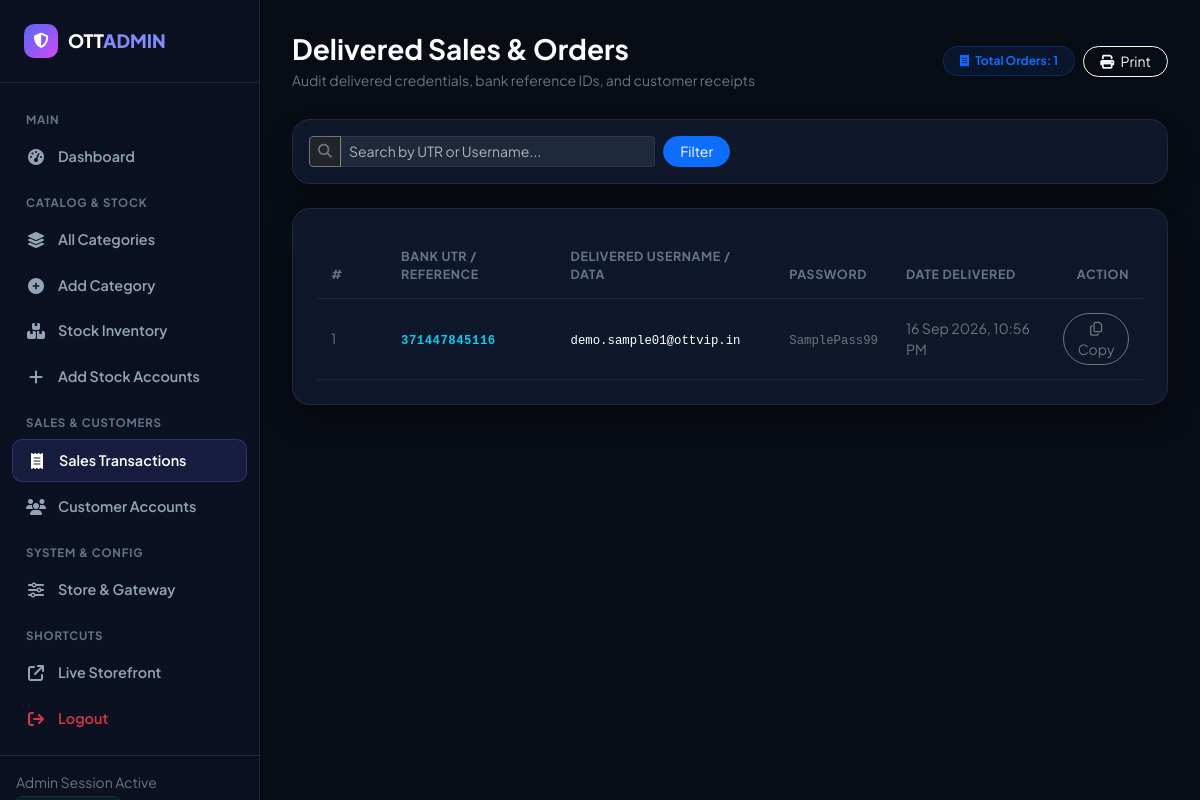
The app's page /_public_html/admin/all_transaction.php (signed in) with its own data.
### tables this page shows
CREATE TABLE `sold` (
  `id` int(11) NOT NULL AUTO_INCREMENT,
  `txn_id` varchar(255) NOT NULL,
  `username` text NOT NULL,
  `password` text NOT NULL,
  `created_at` timestamp DEFAULT CURRENT_TIMESTAMP,
  PRIMARY KEY (`id`),
  KEY `txn_id` (`txn_id`)
);

### _public_html/admin/all_transaction.php (the view, shortened to what this page needs)
<?php
require_once __DIR__ . "/header.php";
$search = trim($_GET['q'] ?? '');
if (!empty($search)) {
    $searchPattern = '%' . $search . '%';
    $stmt = $conn->prepare("SELECT * FROM sold WHERE txn_id LIKE ? OR username LIKE ? ORDER BY id DESC LIMIT 250");
    $stmt->bind_param("ss", $searchPattern, $searchPattern);
    $stmt->execute();
    $salesQuery = $stmt->get_result();
} else {
    $salesQuery = $conn->query("SELECT * FROM sold ORDER BY id DESC LIMIT 250");
}
$totalSold = (int)($conn->query("SELECT COUNT(*) as c FROM sold")->fetch_assoc()['c'] ?? 0);
?>
<div class="top-header">
    <div>
        <h3 class="fw-bold text-white mb-1">Delivered Sales & Orders</h3>
        <p class="text-secondary small mb-0">Audit delivered credentials, bank reference IDs, and customer receipts</p>
    </div>
    <div class="d-flex align-items-center gap-2">
        <span class="badge bg-primary bg-opacity-10 text-primary border border-primary border-opacity-25 px-3 py-2 rounded-pill">
            <i class="fa-solid fa-receipt me-1"></i> Total Orders: <?= $totalSold ?>
        </span>
        <button class="btn btn-outline-light btn-sm px-3 rounded-pill" onclick="window.print()">
            <i class="fa-solid fa-print me-1"></i> Print
        </button>
    </div>
</div>
<div class="dash-card mb-4 p-3">
    <form method="GET" class="row g-2 align-items-center">
        <div class="col-md-5">
            <div class="input-group input-group-sm">
                <span class="input-group-text bg-dark border-secondary text-secondary"><i class="fa-solid fa-search"></i></span>
                <input type="text" name="q" class="form-control form-control-sm" placeholder="Search by UTR or Username..." value="<?= htmlspecialchars($search) ?>">
            </div>
        </div>
        <div class="col-md-2">
            <button type="submit" class="btn btn-primary btn-sm rounded-pill px-3">Filter</button>
        </div>
    </form>
</div>
<div class="dash-card">
    <div class="table-responsive">
        <table class="table table-custom align-middle">
            <thead>
                <tr>
                    <th style="width: 70px;">#</th>
                    <th>Bank UTR / Reference</th>
                    <th>Delivered Username / Data</th>
                    <th>Password</th>
                    <th>Date Delivered</th>
                    <th class="text-end">Action</th>
                </tr>
            </thead>
            <tbody>
                <?php if ($salesQuery && $salesQuery->num_rows > 0): ?>
                    <?php
                    $i = 1;
                    while ($tx = $salesQuery->fetch_assoc()):
                    ?>
                        <tr>
                            <td class="text-secondary small"><?= $i++ ?></td>
                            <td>
                                <code class="text-info fw-bold" style="letter-spacing: 0.5px;">
                                    <?= htmlspecialchars($tx['txn_id']) ?>
                                </code>
                            </td>
                            <td>
                                <span class="text-white small font-monospace">
                                    <?= htmlspecialchars($tx['username']) ?>
                                </span>
                            </td>
                            <td>
                                <span class="text-secondary small font-monospace">
                                    <?= htmlspecialchars($tx['password']) ?>
                                </span>
                            </td>
                            <td class="text-secondary small">
                                <?= !empty($tx['created_at']) ? date("d M Y, h:i A", strtotime($tx['created_at'])) : 'Completed' ?>
                            </td>
                            <td class="text-end">
                                <button class="btn btn-outline-secondary btn-sm rounded-pill px-2.5 py-1"
                                        onclick="navigator.clipboard.writeText('<?= htmlspecialchars(addslashes($tx['username'])) ?> | <?= htmlspecialchars(addslashes($tx['password'])) ?>'); alert('Credentials copied!');"
                                        title="Copy Credentials">
                                    <i class="fa-regular fa-copy"></i> Copy
                                </button>
                            </td>
                        </tr>
                    <?php endwhile; ?>
                <?php endif; ?>
            </tbody>
        </table>
    </div>
</div>
<?php require_once __DIR__ . "/footer.php"; ?>

### _public_html/admin/header.php (style rules this page uses)
:root { --bg-body: #080c14; --bg-card: #0f172a; --bg-sidebar: #0b1120; --border-card: rgba(255, 255, 255, 0.08); --accent-gradient: linear-gradient(135deg, #6366f1 0%, #8b5cf6 50%, #d946ef 100%); --accent-indigo: #6366f1; }
body { background-color: var(--bg-body); color: #f8fafc; font-family: 'Plus Jakarta Sans', sans-serif; min-height: 100vh; display: flex; overflow-x: hidden; }
.top-header { display: flex; justify-content: space-between; align-items: center; margin-bottom: 28px; }
.dash-card { background: var(--bg-card); border: 1px solid var(--border-card); border-radius: 18px; padding: 24px; box-shadow: 0 16px 32px -8px rgba(0, 0, 0, 0.4); }
.table-custom { --bs-table-bg: transparent; --bs-table-color: #f8fafc; --bs-table-border-color: rgba(255, 255, 255, 0.06); margin-bottom: 0; }
.table-custom th { font-size: 0.78rem; text-transform: uppercase; letter-spacing: 0.6px; color: #64748b; font-weight: 700; border-bottom: 1px solid rgba(255, 255, 255, 0.08); padding: 14px; }
.table-custom td { padding: 14px; vertical-align: middle; font-size: 0.88rem; }
.form-control, .form-select { background-color: #1e293b; border: 1px solid rgba(255, 255, 255, 0.14); color: #f8fafc; padding: 12px 16px; border-radius: 12px; }

### records on screen
sold: txn "371447845116", username "demo.sample01@ottvip.in", password "SamplePass99", created_at "16 Sep 2026, 10:56 PM"

### other values on screen
$totalSold "1"
